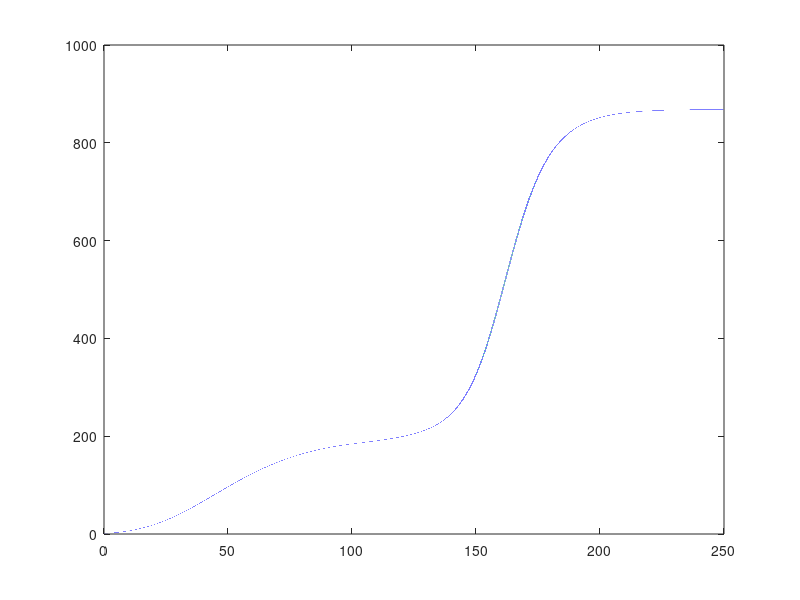

This chart was generated by the following MATLAB code:
clear vars;
R0=2;
in_rate=0.298;
s0=1040;
i0=1;
N=s0+i0;
s=s0/N;
in=i0/N;
in2=i0/N;
r=0;
re_rate=(in_rate/R0);

in_final=in_rate/3;





vac_frac=0.15;
lo_r=0.01;
lo_r2=0.05;
time=250;
step_size=0.001;
A_array=zeros(1,time/step_size);
B_array=zeros(1,time/step_size);
C_array=zeros(1,time/step_size);
j=1;
rt=zeros(1,time/step_size);

for i=0:step_size:time
    t1=(in_rate*s*in)*step_size;
    t2=(re_rate*in)*step_size;
    s=s-t1;
    
    in_rate=in_rate+(lo_r*in_rate*(1-in_rate/in_final)*step_size);
    
    if i==100
        in_final=in_rate*3;
        lo_r=lo_r2;
    end
        
    
    in=in+t1-t2;
    in2=in2+t1;
    r=r+t2;
    A_array(1,j)=s;
    B_array(1,j)=in2;
    C_array(1,j)=r;
    rt(1,j)=i;
    j=j+1;
end    

plot(rt,B_array*N);
hold on;